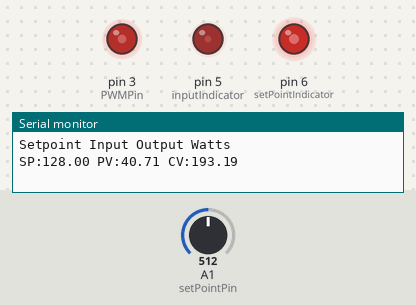
This sketch was run on a simulated Arduino Uno, built with avr-gcc and run on an emulated ATmega328P. Shown: output pins drawn as LEDs (lit = HIGH), the last lines printed to the serial monitor. The test bench sets the inputs (shaded band); at power-on: A1 (setPointPin) = 512.

Above: at 1.25 s.
1.3 s: A1 (setPointPin) set to 122
At 3.5 s:
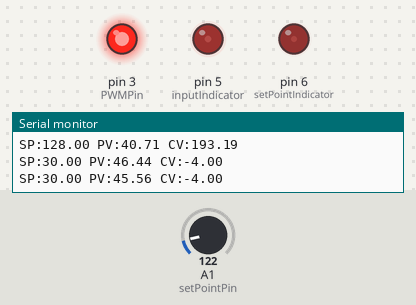
4.3 s: A1 (setPointPin) set to 306
At 4.8 s:
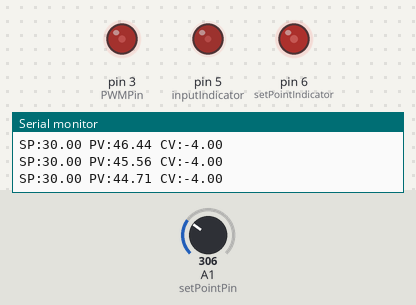
7.3 s: A1 (setPointPin) set to 0
At 8.7 s:
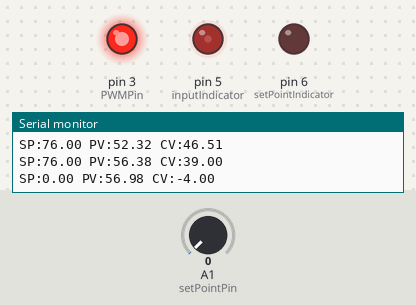
10.3 s: A1 (setPointPin) set to 2
12.2 s: A1 (setPointPin) set to 5
At 12.4 s:
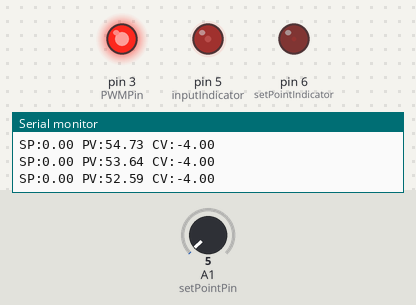
15.2 s: A1 (setPointPin) set to 511
At 15.35 s:
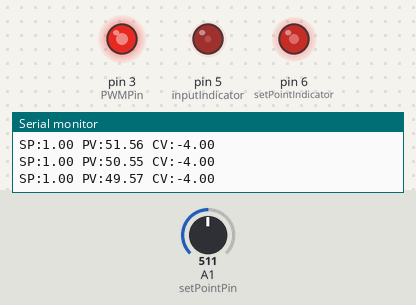
Timing chart, 0 to 19.2 s (numbered marks = the images above; inputs shaded):
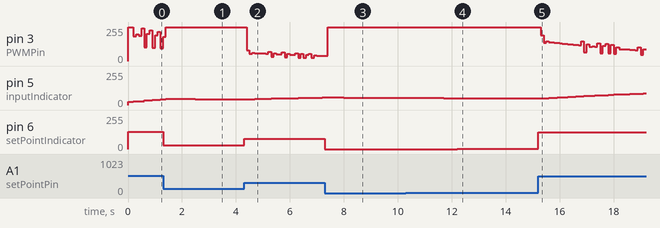

The sketch:

PID.ino
```cpp
//подключение библиотеки ПИД регулятора
#include "PID_v1.h"
// номера выводов
const int PWMPin = 3;
const int inputPin = -1;
const int setPointPin = A1;
const int setPointIndicator = 6;
const int inputIndicator = 5;
//Переменные для ПИД регулятора
double Setpoint, Input, Output;
//Параметры ПИД и ПИ регулятора
//double Kp = 5, Ki = 0.015, Kd = 0; // PI
double Kp = 2.5, Ki = 0.01, Kd = 3; // PID
//Объект ПИД регулятора
PID myPID(&Input, &Output, &Setpoint, Kp, Ki, Kd, P_ON_E, DIRECT);

void setup() {
  Serial.begin(115200);
  myPID.SetOutputLimits(-4, 255); //диапазон выхода
  //индикаторы для отладки
  if (setPointIndicator >= 0) pinMode(setPointIndicator, OUTPUT);
  if (inputIndicator >= 0) pinMode(inputIndicator, OUTPUT);
  Setpoint = 0; //начальное значение уставки - ноль
  myPID.SetMode(AUTOMATIC); //включение регулятора
  if (inputPin > 0) //выбор источника входного сигнала
  {
    Input = analogRead(inputPin);
  } else {
    Input = simPlant(0.0, 1.0); //внутренняя модель входного сигнала
  }
  Serial.println("Setpoint Input Output Watts");
}

void loop() {
  float heaterWatts = (int)Output * 20.0 / 255; //мощность нагревателя для модели
  if (inputPin > 0 )
  {
    Input = analogRead(inputPin);
  } else
  {
    Input = simPlant(heaterWatts, Output > 0 ? 1.0 : 1 - Output);
    //моделирование нагрева
  }
  if (myPID.Compute()) //ПИД регулятор
  {
    analogWrite(PWMPin, (int)Output); //выход на нагреватель
    Setpoint = analogRead(setPointPin) / 4; // чтение уставки температуры (от 0 до 255)
    if (inputIndicator >= 0) analogWrite(inputIndicator, Input); // для отладки
    if (setPointIndicator >= 0) analogWrite(setPointIndicator, Setpoint);
  }
  report(); //вывод отладочных данных в com порт
}
/*Функция вывода результата работы ПИД-регулятора*/
void report(void)
{
  static uint32_t last = 0;
  const int interval = 1000; //вывод раз в секунду
  if (millis() - last > interval)
  {
    last += interval;
    Serial.print("SP:");
    Serial.print(Setpoint);
    Serial.print(" PV:");
    Serial.print(Input);
    Serial.print(" CV:");
    Serial.print(Output);
    Serial.print(' ');
    Serial.println();
  }
}

/*Функция модели нагрева
  Q - мощность [Вт],
  hfactor - относительный коэффициент теплопроводности*/
float simPlant(float Q, float hfactor)
{
  //Имитация алюминиевого блока размером 1x1x2 см с нагревателем и пассивным охлаждением
  float h = 5 * hfactor ; // Вт/м2K коэффициент конвекции
  float Cps = 0.89; // теплоемкость Дж/грамм°C
  float area = 1e-4; // площадь конвекции, м2
  float mass = 1 ; // масса, граммы
  float Tamb = 25; // температура окружающей среды °C
  static float T = Tamb; // текущая температура °C
  static uint32_t last = 0; // время для моделирования
  uint32_t interval = 100; // период обновления данных, мс
  if (millis() - last >= interval)
  {
    last += interval;
    T = T + Q * interval / 1000 / mass / Cps - (T - Tamb) * area * h;
  }
  return T;
}
```

Measured:
- after the input at 1.3 s, pin 6 (setPointIndicator): 128/255 → 30/255 at once
- after the input at 4.3 s, pin 3 (PWMPin): 252/255 → 82/255 after 0.10 s, → 56/255 0.10 s later, → 62/255 0.10 s later, → 59/255 0.10 s later, … (26 changes in this stretch); pin 6 (setPointIndicator): 30/255 → 76/255 at once
- after the input at 7.3 s, pin 6 (setPointIndicator): 76/255 → 0/255 at once
- after the input at 12.2 s, pin 6 (setPointIndicator): 0/255 → 1/255 at once
- after the input at 15.2 s, pin 3 (PWMPin): 252/255 → 194/255 after 0.10 s, → 136/255 0.10 s later, → 149/255 0.10 s later, → 142/255 0.10 s later, … (39 changes in this stretch); pin 6 (setPointIndicator): 1/255 → 127/255 at once
